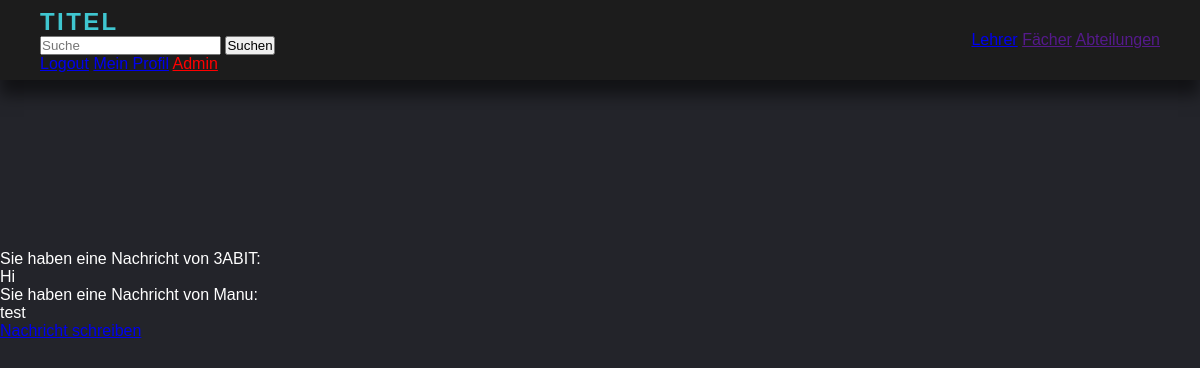
The page /inbox/ (signed in) on the database its author committed.
### message/models.py (models this page shows, shortened)
class Message(models.Model):
    sender = models.ForeignKey(User, related_name='sender', on_delete=models.CASCADE)
    receiver = models.ForeignKey(User, related_name='receiver', on_delete=models.CASCADE)
    message = models.TextField()
    created_at = models.DateTimeField(auto_now_add=True)

### message/views.py (the view)
# urls.py: path('inbox/', include('message.urls')),
@login_required
def inbox(request):
    messages = Message.objects.filter(receiver=request.user)
    return render(request, 'forum_app/message.html', {'messages': messages})

### templates/forum_app/message.html (shortened to what this page needs)
<!DOCTYPE html>
{%load static%}
<html lang="de">
    <head>
        <link href="{%static 'style2.css'%}" rel="stylesheet">
        <link href="{%static 'message.css'%}" rel="stylesheet">
    </head>
    <body>
      <header>
        <nav id="main">
            <div> <a href="{%url 'index'%}" class="logo">Titel</a></div>
            <div class="search-bar">
              <input type="text" placeholder="Suche">
              <button>Suchen</button>
            </div>
            <div class="profile">
              {% if user.is_authenticated %}
                <a class="loged-in" href="{% url 'logout' %}">Logout</a>
                <a href="{%url 'profil'%}" class="loged-in">Mein Profil</a>
                {% if user.is_superuser %}
                <a href="{% url 'admin:index' %}" class="loged-in" style="color: red;">Admin</a>
                {%endif%}
              {%else%}
              <a href="{% url 'login' %}" class="login">Login jetzt<a></a>
              {%endif%}
            </div>
          </nav>
        <nav id="main-search">
          <a class="main-item" href="/lehrer">Lehrer</a>
          <a class="main-item" href="">Fächer</a>
          <a class="main-item" href="">Abteilungen</a>
        </nav>
      </header>
      <div  class= message-container>
        {% for message in messages %}
          <div>
              <p>Sie haben eine Nachricht von {{ message.sender }}:</p>
              <p>{{ message.message }}</p>
          </div>
        {% endfor %}
          <a href="{% url 'send_message' %}">Nachricht schreiben</a>
        </div>
    </body>
</html>

### static/style2.css (style rules this page uses)
* { margin: 0px; padding: 0px; box-sizing: border-box; font-family: 'Poppins',sans-serif; }
body { justify-content: center; align-items: center; min-height: 350px; background-color: #23242a; overflow-x: hidden; margin-top: 250px; }
header { position: absolute; top: 0; left: 0; width: 100%; height: 80px; background-color: #1c1c1c; padding: 20px 40px; display: flex; justify-content:space-between ; align-items: center; box-shadow: 0 15px 15px rgba(0,0,0,0.5); }
.logo { color: #3fc6d0; text-decoration: none; font-size: 1.5em; font-weight: 700; text-transform: uppercase; letter-spacing: 0.1em; }

### static/message.css (style rules this page uses)
body { background-color: #23242a; color: white; }
.message-container { background-color: #23242a; }

### rows shown on the page
Message: sender "3ABIT", message "Hi"
Message: sender "Manu", message "test"
